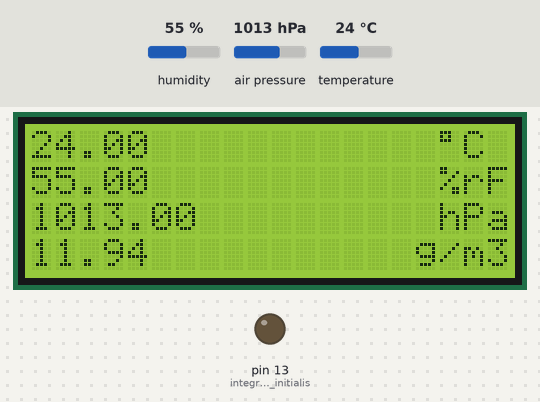
Recording of a sketch running on a simulated Arduino Uno, built with avr-gcc and run on an emulated ATmega328P. Parts: 20×4 character LCD, output pins drawn as LEDs (lit = HIGH). The test bench sets the inputs (shaded band); at power-on: humidity 55 %, air pressure 1013 hPa, temperature 24 °C. What the sketch prints to the serial monitor is not drawn.

Above: at 1.2 s.
1.3 s: humidity set to 58 %
At 2.5 s:
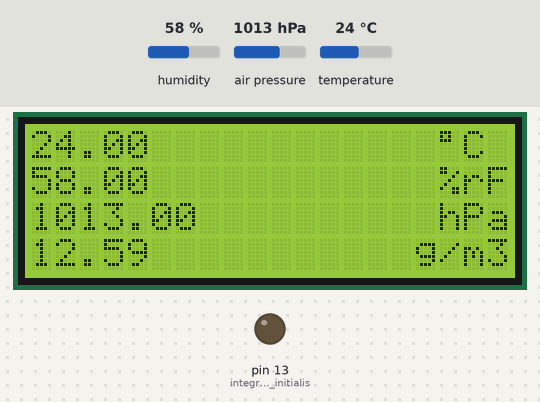
3.7 s: humidity set to 61 %
At 4.7 s:
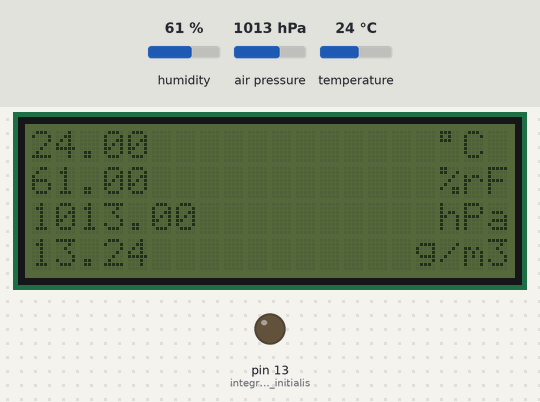
7.9 s: air pressure set to 952 hPa
At 10.1 s:
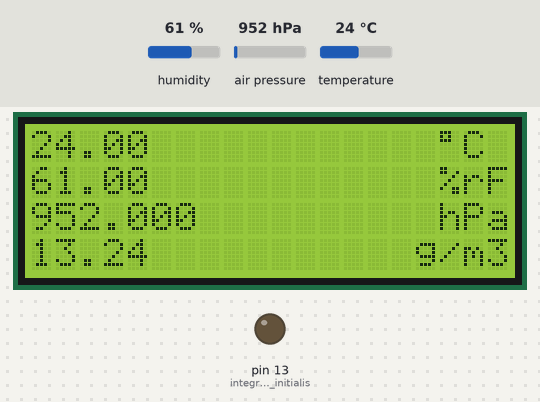
11.0 s: temperature set to 12 °C
At 13.4 s:
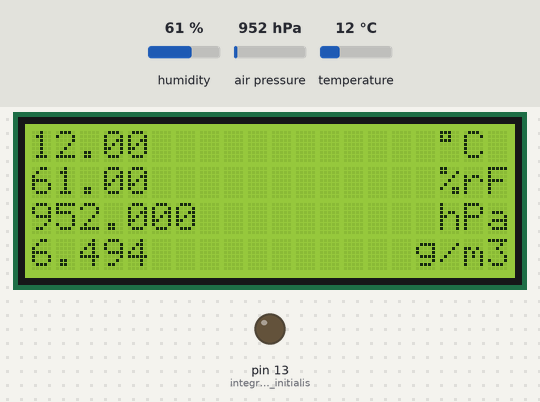
14.1 s: air pressure set to 998 hPa
At 16.5 s:
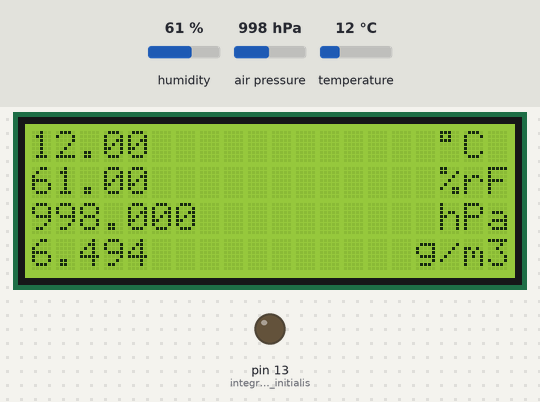
17.2 s: air pressure set to 1001 hPa
At 19.7 s:
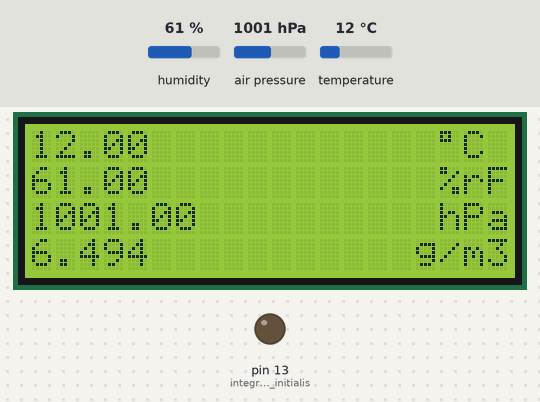
Timing chart, 0 to 21.2 s (numbered marks = the images above; inputs shaded):
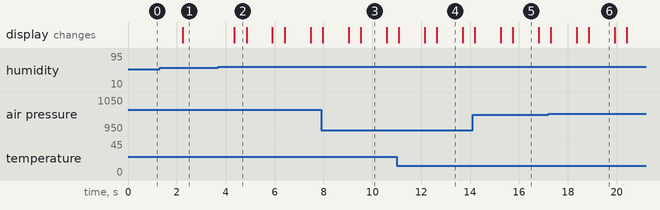

The sketch:

Arduino_Wetterstation_BME280_Display.ino
```cpp
#include <Wire.h>
#include <math.h>
#include <LiquidCrystal_I2C.h>
#include <Adafruit_BME280.h>

LiquidCrystal_I2C lcd(0x27, 20, 4); //I2C Displayadresse 0x27 -> 20 chars und 4 Zeilen Display
Adafruit_BME280 bme;

//Globale Variablen
int counter = 0;
int _LoopDelay = 1000;
int DisplayCounter = 0; //Umschalten zwischen Aktuellen Werten und Min/Max Werten

float LastTemp = 0;
float LastPressure = 0;
float LastHumidity = 0;
float LastWasserdampfgehalt = 0;

float MinTemp = 1000;
float MinPressure = 10000;
float MinHumidity = 1000;
float MinWasserdampfgehalt = 1000;

float MaxTemp = -1000;
float MaxPressure = -10000;
float MaxHumidity = -1000;
float MaxWasserdampfgehalt = -1000;

//Prototyp
void BlinkBacklight(int count = 3);

void setup()
{
  bool status = false;
  pinMode(LED_BUILTIN, OUTPUT); //integrierte LED initialisieren
  Serial.begin(9600);

  status = bme.begin(0x76); //Adresse I2C Temp, Feuchte, Druck Sensor

  if (!status)
  {

    Serial.println("Could not find a valid BME280 sensor, check wiring!");
    for (int i = 0; i < 3; i++)
    {
      digitalWrite(LED_BUILTIN, HIGH);   // turn the LED on (HIGH is the voltage level)
      delay(1000);                       // wait for a second
      digitalWrite(LED_BUILTIN, LOW);    // turn the LED off by making the voltage LOW
      delay(1000);
    }
    //while (1); //Zwangsstopp --> Reset durchführen
  }

  lcd.begin(); //LCD Initalisieren
  lcd.backlight();  //Hintergrundbeleuchtung einschalten
}
void loop()
{
  // lcd.print(0x30+val/100,BYTE);
  // lcd.print(0x30+(val0)/10,BYTE);
  // lcd.print(0x30+val,BYTE);
  ReadSensorData();
  CalcWaterValue();
  CalcMinMaxValues();
  SerialLoopAusgabe();

  if (DisplayCounter == 30)
  {
    lcd.clear();
    PrintMinMaxValuesOnLCD();
    DisplayCounter = 0;
    delay(5000);
    lcd.clear();
  }
  else
  {
    PrintLastValuesOnLCD();
    if (CheckForAlarm()) //Alarmwerte abfragen z.B Feuchte >= 60%rF
      BlinkBacklight(1);
    delay(_LoopDelay);
  }

  DisplayCounter++;
}

void PrintLastValuesOnLCD()
{
  //Temp, Feuchte, Druck Sensor (Bosch BME280)
  lcd.setCursor(0, 0);
  lcd.print(LastTemp);  //°C
  lcd.setCursor(17, 0);
  lcd.print("\337C");

  lcd.setCursor(0, 1);
  lcd.print(LastHumidity); //%rF
  lcd.setCursor(17, 1);
  lcd.print("%rF");

  lcd.setCursor(0, 2);
  lcd.print(LastPressure); //hPa
  lcd.setCursor(17, 2);
  lcd.print("hPa");

  lcd.setCursor(0, 3);
  lcd.print(LastWasserdampfgehalt); //g/m^3
  lcd.setCursor(16, 3);
  lcd.print("g/m3");
}

void PrintMinMaxValuesOnLCD()
{
  //Temp, Feuchte, Druck Sensor (Bosch BME280)
  lcd.setCursor(0, 0);
  lcd.print("Min");
  lcd.print(MinTemp);  //°C
  lcd.setCursor(8, 0);
  lcd.print("Max:");
  lcd.print(MaxTemp);  //°C
  lcd.setCursor(17, 0);
  lcd.print("\337C");//°C

  lcd.setCursor(0, 1);
  lcd.print("Min");
  lcd.print(MinHumidity);  //%rF
  lcd.setCursor(8, 1);
  lcd.print("Max:");
  lcd.print(MaxHumidity);  //%rF
  lcd.setCursor(17, 1);
  lcd.print("%rF");

  lcd.setCursor(0, 2);
  lcd.print("Min");
  lcd.print((int)MinPressure);  //hPa
  lcd.setCursor(8, 2);
  lcd.print("Max:");
  lcd.print((int)MaxPressure);  //hPa
  lcd.setCursor(17, 2);
  lcd.print("hPa");

  lcd.setCursor(0, 3);
  lcd.print("Min");
  lcd.print(MinWasserdampfgehalt);  //g/m³
  lcd.setCursor(8, 3);
  lcd.print("Max:");
  lcd.print(MaxWasserdampfgehalt);  //g/m³
  lcd.setCursor(17, 3);
  lcd.print("g/m");
}

void BlinkBacklight(int count)
{
  lcd.noBacklight(); //Hintergrundbeleuchtung ausschalten
  delay(_LoopDelay / 2);
  lcd.backlight();  //Hintergrundbeleuchtung einschalten
}

bool CheckForAlarm()
{
  if (LastHumidity >= 60)
    return true;
  else
    return false;
}

void ResetMinMax24h()
{

}

void ReadSensorData()
{
  //Temp, Feuchte, Druck Sensor (Bosch BME280)
  LastTemp = bme.readTemperature();
  LastPressure = bme.readPressure() / 100.0f;
  LastHumidity = bme.readHumidity();
}

void CalcMinMaxValues()
{
  CalcMinValues();
  CalcMaxValues();
}

void CalcMinValues()
{
  if (MinTemp >= LastTemp)
    MinTemp = LastTemp;
  if (MinPressure >= LastPressure  )
    MinPressure = LastPressure;
  if (MinHumidity >= LastHumidity )
    MinHumidity = LastHumidity;
  if (MinWasserdampfgehalt >= LastWasserdampfgehalt)
    MinWasserdampfgehalt = LastWasserdampfgehalt;
}

void CalcMaxValues()
{
  if (MaxTemp <= LastTemp)
    MaxTemp = LastTemp;
  if (MaxPressure <= LastPressure)
    MaxPressure = LastPressure;
  if (MaxHumidity <= LastHumidity )
    MaxHumidity = LastHumidity;
  if (MaxWasserdampfgehalt <= LastWasserdampfgehalt)
    MaxWasserdampfgehalt = LastWasserdampfgehalt;
}

void CalcWaterValue()
{
  float Saettingsungsdampfdruck = 0;
  float TatsaechlicherDampfdruck = 0;
  float MaxWasserdampfgehalt = 0;
  float TatsaechlicherWasserdampfgehalt = 0;

  Saettingsungsdampfdruck = 6.112 * exp((17.62 * LastTemp) / (243.12 + LastTemp));
  TatsaechlicherDampfdruck = Saettingsungsdampfdruck / 100 * LastHumidity;
  MaxWasserdampfgehalt = (Saettingsungsdampfdruck / (461.5 * (273.15 + LastTemp))) * 100000;
  TatsaechlicherWasserdampfgehalt = (TatsaechlicherDampfdruck / (461.5 * (273.15 + LastTemp))) * 100000;

  LastWasserdampfgehalt = TatsaechlicherWasserdampfgehalt;
}

void SerialLoopAusgabe()
{
  //Loop Ausgabe
  String ausgabe = "Loop: ";
  Serial.println(ausgabe + counter);
  Serial.println(LastTemp);
  Serial.println(MinTemp);
  Serial.println(MaxTemp);

  Serial.println(LastPressure);
  Serial.println(MinPressure);
  Serial.println(MaxPressure);

  Serial.println(LastHumidity);
  Serial.println(MinHumidity);
  Serial.println(MaxHumidity);
  counter++;
}
```

Measured:
- the behaviour switches between 59 and 60 % on humidity (found by bisection; images 1 and 2)
- after the input at 1.3 s, the display: changes after 0.94 s (image 1)
- after the input at 3.7 s, the display: changes after 0.65 s (image 2)
- after the input at 7.9 s, the display: first differs from a run without the input after 1.1 s (image 3 shows a later state)
- after the input at 11.0 s, the display: first differs from a run without the input after 1.1 s (image 4 shows a later state)
- after the input at 14.1 s, the display: first differs from a run without the input after 1.1 s (image 5 shows a later state)
- what the display in image 2 shows lasts 0.5 s, from 4.4 s to 4.9 s
